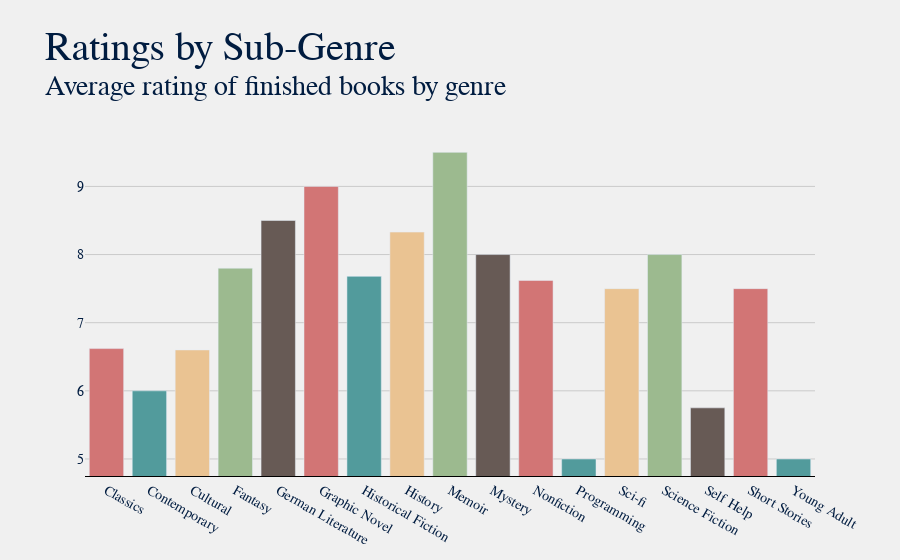

Notebook code for this chart:
### Code cell
dfs = df.groupby('Sub-Genre')['Rating'].mean().reset_index().round(2)
title = "Ratings by Sub-Genre"
sub = f"Average rating of finished books by genre"
plot.gen_bar_graph(dfs, 'Sub-Genre', title, sub, avg=True)

### Figure 1 — Plotly figure (JSON) as saved in the notebook; plotly's stock layout.template omitted (floating-point values rounded to 4 significant figures)
{"data": [{"hovertemplate": "<b>%{x}</b>: %{y}", "marker": {"color": ["#d27575", "#529b9c", "#eac392", "#9cba8f", "#675a55", "#d27575", "#529b9c", "#eac392", "#9cba8f", "#675a55", "#d27575", "#529b9c", "#eac392", "#9cba8f", "#675a55", "#d27575", "#529b9c", "#eac392", "#9cba8f", "#675a55", "#d27575", "#529b9c", "#eac392", "#9cba8f", "#675a55", "#d27575", "#529b9c", "#eac392", "#9cba8f", "#675a55", "#d27575", "#529b9c", "#eac392", "#9cba8f", "#675a55", "#d27575", "#529b9c", "#eac392", "#9cba8f", "#675a55", "#d27575", "#529b9c", "#eac392", "#9cba8f", "#675a55", "#d27575", "#529b9c", "#eac392", "#9cba8f", "#675a55", "#d27575", "#529b9c", "#eac392", "#9cba8f", "#675a55", "#d27575", "#529b9c", "#eac392", "#9cba8f", "#675a55", "#d27575", "#529b9c", "#eac392", "#9cba8f", "#675a55", "#d27575", "#529b9c", "#eac392", "#9cba8f", "#675a55", "#d27575", "#529b9c", "#eac392", "#9cba8f", "#675a55", "#d27575", "#529b9c", "#eac392", "#9cba8f", "#675a55", "#d27575", "#529b9c", "#eac392", "#9cba8f", "#675a55"]}, "name": "", "type": "bar", "x": ["Classics", "Contemporary", "Cultural", "Fantasy", "German Literature", "Graphic Novel", "Historical Fiction", "History", "Memoir", "Mystery", "Nonfiction", "Programming", "Sci-fi", "Science Fiction", "Self Help", "Short Stories", "Young Adult"], "y": [6.62, 6, 6.6, 7.8, 8.5, 9, 7.68, 8.33, 9.5, 8, 7.62, 5, 7.5, 8, 5.75, 7.5, 5]}], "layout": {"autosize": true, "barmode": "group", "font": {"color": "#001c40", "family": "Baskerville", "size": 14}, "margin": {"b": 45, "l": 85, "r": 85, "t": 120}, "paper_bgcolor": "#f0f0f0", "plot_bgcolor": "#f0f0f0", "title": {"font": {"color": "#001c40", "family": "Baskerville, Bold", "size": 40}, "text": "Ratings by Sub-Genre<br><sup>Average rating of finished books by genre"}, "xaxis": {"autorange": true, "gridcolor": "#cbcbcb", "linecolor": "black", "range": [-0.5, 16.5], "showgrid": false, "showline": true, "title": {}, "type": "category"}, "yaxis": {"gridcolor": "#cbcbcb", "linecolor": "black", "range": [4.75, 9.975], "showgrid": true, "showline": false, "showticklabels": true, "title": {}, "type": "linear"}}}
